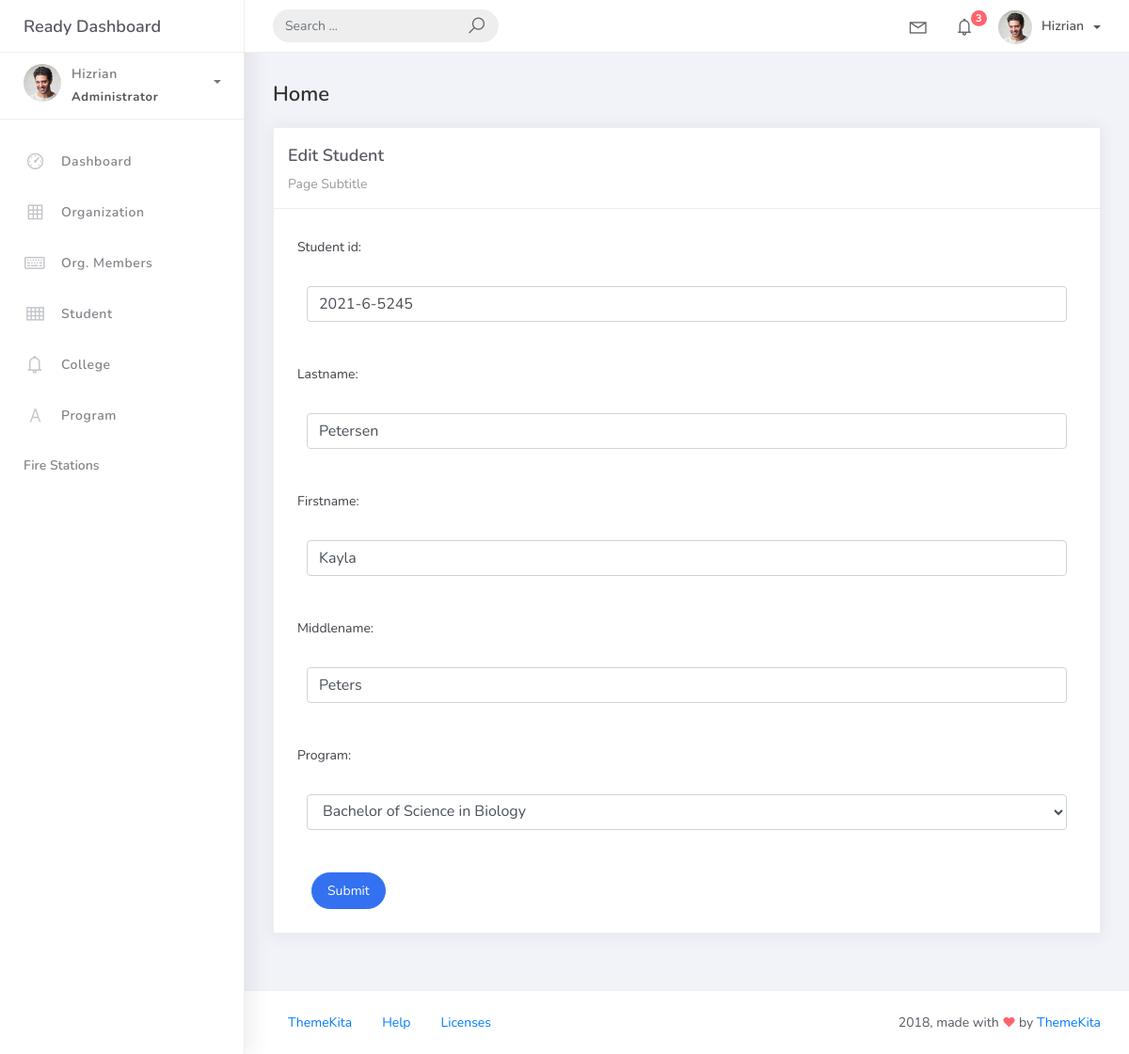
Before: /student_list/3 with the older database file.
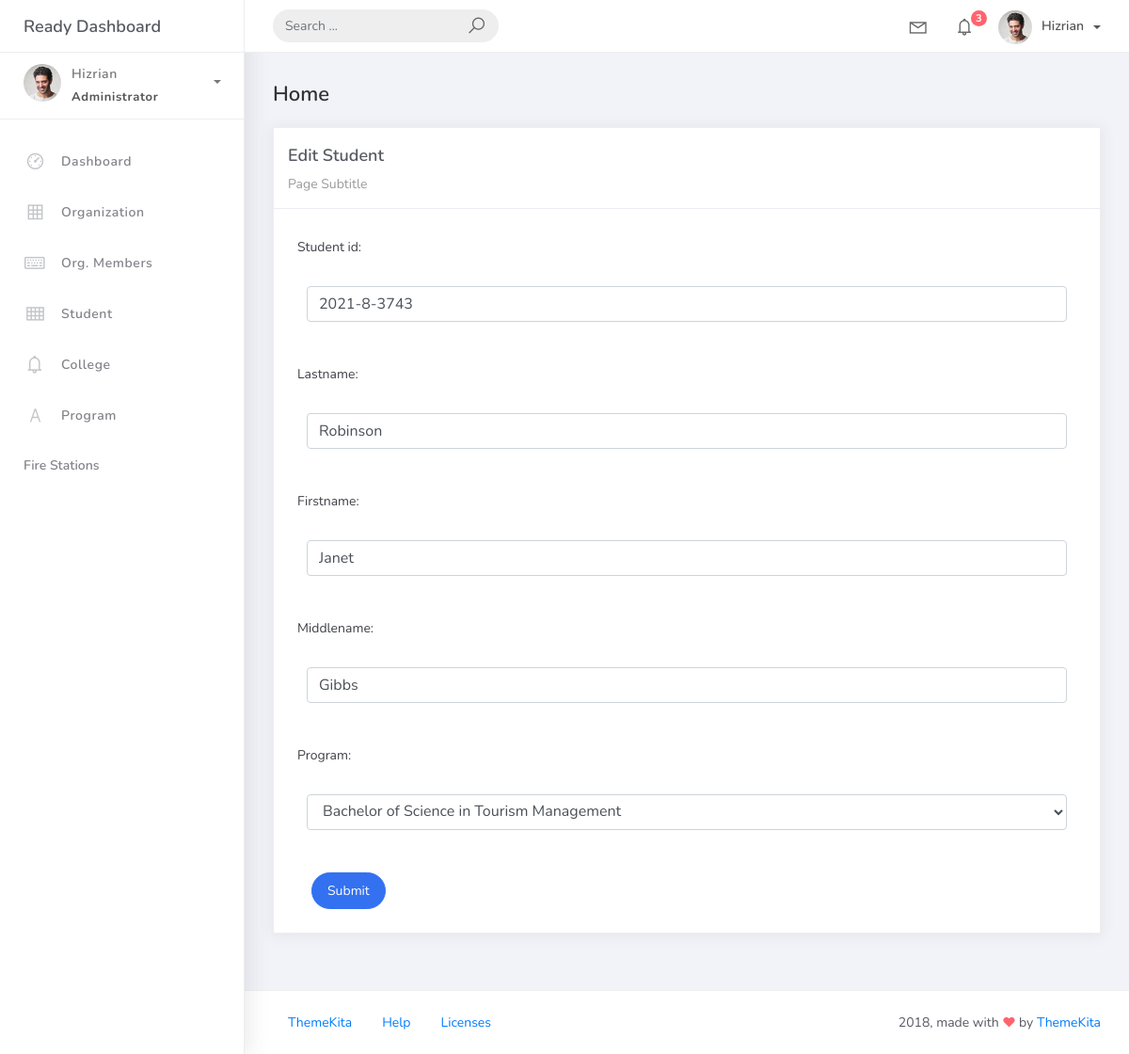
After: the same page with the newer database file.
### studentorg/models.py (models this page shows, shortened)
class BaseModel(models.Model):
    created_at = models.DateTimeField(auto_now_add=True, db_index=True)
    updated_at = models.DateTimeField(auto_now=True)
    class Meta:
        abstract = True

class Student(BaseModel):
    student_id = models.CharField(max_length=15)
    lastname = models.CharField(max_length=25)
    firstname = models.CharField(max_length=50)
    middlename = models.CharField(max_length=25, blank=True, null=True)
    program = models.ForeignKey(Program, on_delete=models.CASCADE)

### studentorg/views.py (the view)
# urls.py: path("student_list/<pk>", StudentUpdateView.as_view(), name="student-update"),
class StudentUpdateView(UpdateView):
    model = Student
    form_class = StudentForm
    template_name = "student_edit.html"
    success_url = reverse_lazy("student-list")

### studentorg/forms.py
class StudentForm(ModelForm):
  class Meta:
    model = Student
    fields = "__all__"

### studentorg/models.py (called while the page is built)
    def __str__(self):
        return self.prog_name

### templates/student_edit.html (shortened to what this page needs)
{% extends 'base.html' %}
{% load static %}
{% block content %}
  <div class="content">
    <div class="container-fluid">
      <h4 class="page-title">Home</h4>
      <div class="row">
        <div class="col-md-12">
          <div class="card">
            <div class="card-header">
              <div class="card-title">Edit Student</div>
              <div class="card-category">Page Subtitle</div>
            </div>
            <div class="card-body">
              <form class="" action="" method="post" novalidate>
                {% include 'includes/form.html' %}
                <div class="form-group">
                  <div class="col-md-12 col-sm-3">
                    <button type="submit" class="btn btn-primary btn-rounded">Submit</button>
                  </div>
                </div>
              </form>
            </div>
          </div>
        </div>
      </div>
    </div>
  </div>
{% endblock %}

### templates/includes/form.html (shortened to what this page needs)
{% load widget_tweaks %}
  {% for field in form %}
  <div class ="field item form-group">
      <label>{{ field.label_tag }}</label>
    <div class="form-group">
      {% render_field field class="form-control" %}
    </div>
</div>
{% endfor %}

Changed rows visible on the page:
changed Student: student_id "2021-6-5245" → "2021-8-3743"; lastname "Petersen" → "Robinson"; firstname "Kayla" → "Janet"; middlename "Peters" → "Gibbs"; program "Bachelor of Science in Biology" → "Bachelor of Science in Tourism Management"
